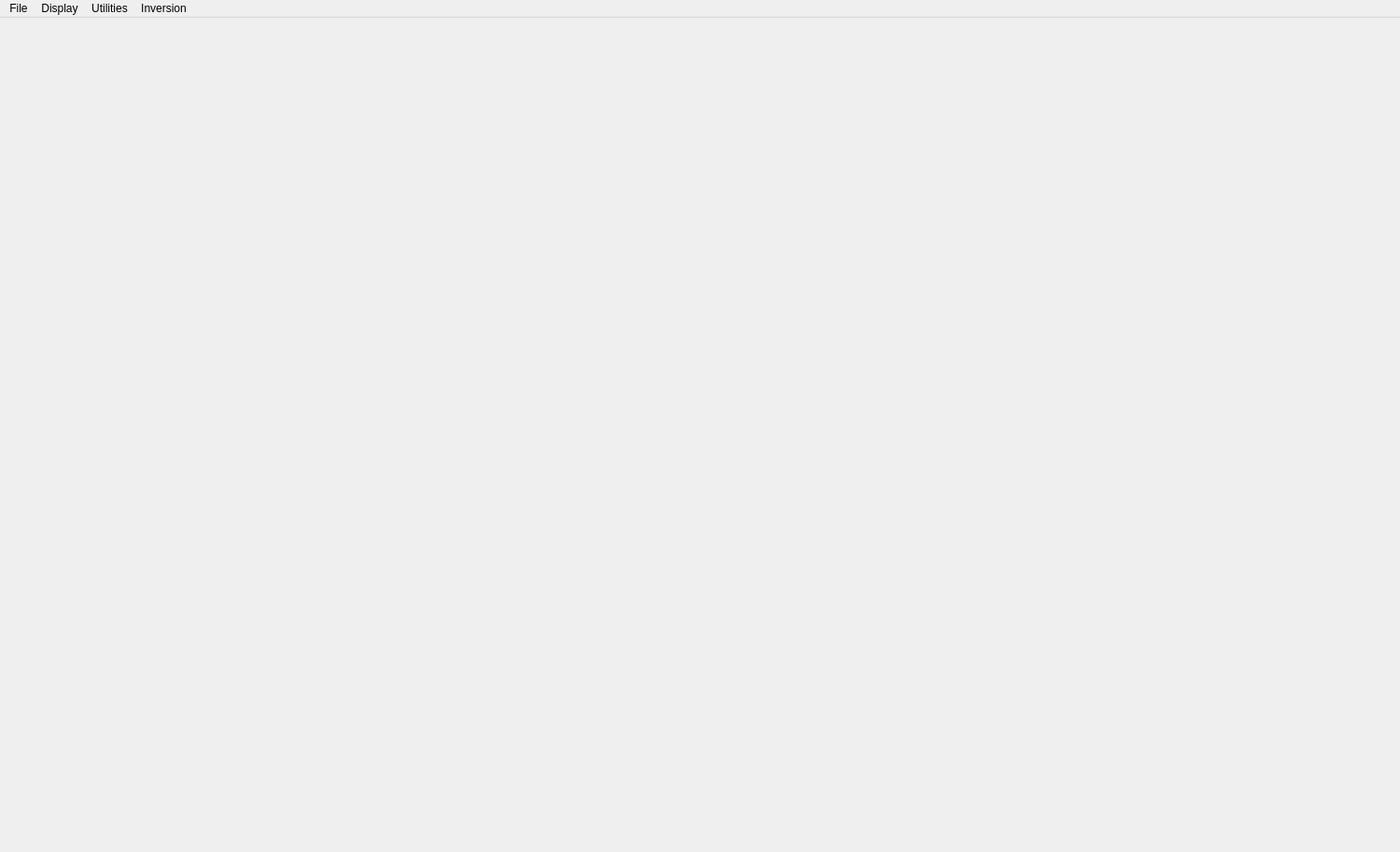
<?xml version="1.0" encoding="UTF-8"?>
<ui version="4.0">
 <class>MainWindow</class>
 <widget class="QMainWindow" name="MainWindow">
  <property name="geometry">
   <rect>
    <x>0</x>
    <y>0</y>
    <width>1500</width>
    <height>913</height>
   </rect>
  </property>
  <property name="windowTitle">
   <string>MainWindow</string>
  </property>
  <widget class="QWidget" name="centralwidget">
   <layout class="QHBoxLayout" name="horizontalLayout">
    <item>
     <widget class="QWidget" name="mplwindow" native="true">
      <property name="enabled">
       <bool>true</bool>
      </property>
      <property name="sizePolicy">
       <sizepolicy hsizetype="Expanding" vsizetype="Preferred">
        <horstretch>0</horstretch>
        <verstretch>0</verstretch>
       </sizepolicy>
      </property>
      <layout class="QVBoxLayout" name="mplvl"/>
     </widget>
    </item>
   </layout>
  </widget>
  <widget class="QMenuBar" name="menubar">
   <property name="geometry">
    <rect>
     <x>0</x>
     <y>0</y>
     <width>1500</width>
     <height>31</height>
    </rect>
   </property>
   <widget class="QMenu" name="menuFile">
    <property name="title">
     <string>File</string>
    </property>
    <addaction name="addData"/>
    <addaction name="saveSTN"/>
    <addaction name="saveDat"/>
    <addaction name="saveGXF"/>
    <addaction name="separator"/>
    <addaction name="readBase"/>
    <addaction name="save_base"/>
    <addaction name="separator"/>
    <addaction name="Save_plot"/>
    <addaction name="separator"/>
    <addaction name="geography"/>
    <addaction name="quitAction"/>
   </widget>
   <widget class="QMenu" name="plotMenu">
    <property name="title">
     <string>Display</string>
    </property>
    <addaction name="originalPlot"/>
    <addaction name="actualPlot"/>
    <addaction name="change_file"/>
    <addaction name="join"/>
    <addaction name="separator"/>
    <addaction name="plotLine"/>
    <addaction name="basePlot"/>
    <addaction name="medianPlot"/>
    <addaction name="plotGradient"/>
    <addaction name="plotGeo"/>
    <addaction name="plotGrid"/>
    <addaction name="plotLineaments"/>
    <addaction name="fill"/>
    <addaction name="measurement_points"/>
    <addaction name="separator"/>
    <addaction name="zoom"/>
    <addaction name="zoom_Out"/>
    <addaction name="zoom_In"/>
    <addaction name="zoom_Initial"/>
    <addaction name="separator"/>
    <addaction name="changeQuantile"/>
    <addaction name="secondLine"/>
   </widget>
   <widget class="QMenu" name="Utilities">
    <property name="title">
     <string>Utilities</string>
    </property>
    <addaction name="originalData"/>
    <addaction name="cleanData"/>
    <addaction name="timeCorrect"/>
    <addaction name="diurnalCorrection"/>
    <addaction name="medianJustify"/>
    <addaction name="gaussJustify"/>
    <addaction name="interpolate"/>
    <addaction name="poleReduction"/>
    <addaction name="prolongation"/>
    <addaction name="tiltAngle"/>
    <addaction name="analytic"/>
    <addaction name="lineFFT"/>
    <addaction name="Spector_2D"/>
   </widget>
   <widget class="QMenu" name="Inversion">
    <property name="title">
     <string>Inversion</string>
    </property>
    <addaction name="inv2D"/>
    <addaction name="inv3D"/>
    <addaction name="synthetic"/>
   </widget>
   <addaction name="menuFile"/>
   <addaction name="plotMenu"/>
   <addaction name="Utilities"/>
   <addaction name="Inversion"/>
  </widget>
  <action name="actionPlot">
   <property name="text">
    <string>Display</string>
   </property>
  </action>
  <action name="actualPlot">
   <property name="enabled">
    <bool>true</bool>
   </property>
   <property name="text">
    <string>Plot treated data</string>
   </property>
   <property name="shortcut">
    <string>T</string>
   </property>
  </action>
  <action name="addData">
   <property name="text">
    <string>Get additional data files</string>
   </property>
   <property name="shortcut">
    <string>Shift+D</string>
   </property>
  </action>
  <action name="quitAction">
   <property name="text">
    <string>Quit</string>
   </property>
   <property name="toolTip">
    <string>Quit app</string>
   </property>
   <property name="shortcut">
    <string>Ctrl+Q</string>
   </property>
  </action>
  <action name="medianPlot">
   <property name="text">
    <string>Plot medians</string>
   </property>
   <property name="shortcut">
    <string>M</string>
   </property>
  </action>
  <action name="distanceGather">
   <property name="text">
    <string>Distance gather</string>
   </property>
   <property name="shortcut">
    <string>D</string>
   </property>
  </action>
  <action name="zoom">
   <property name="enabled">
    <bool>false</bool>
   </property>
   <property name="text">
    <string>Zoom</string>
   </property>
   <property name="shortcut">
    <string>Z</string>
   </property>
  </action>
  <action name="zoom_Out">
   <property name="enabled">
    <bool>false</bool>
   </property>
   <property name="text">
    <string>Zoom out</string>
   </property>
   <property name="shortcut">
    <string>Ctrl+Z</string>
   </property>
  </action>
  <action name="zoom_Initial">
   <property name="enabled">
    <bool>false</bool>
   </property>
   <property name="text">
    <string>Zoom initial</string>
   </property>
   <property name="shortcut">
    <string>Alt+Z</string>
   </property>
  </action>
  <action name="interpolate">
   <property name="text">
    <string>Interpolate</string>
   </property>
   <property name="toolTip">
    <string>Interpolate inside a convexly shaped area</string>
   </property>
   <property name="statusTip">
    <string/>
   </property>
   <property name="shortcut">
    <string>Ctrl+I</string>
   </property>
  </action>
  <action name="medianJustify">
   <property name="text">
    <string>Reduce direction effect by median</string>
   </property>
   <property name="toolTip">
    <string>Reduce direction effect adjusting medians</string>
   </property>
   <property name="shortcut">
    <string>Ctrl+M</string>
   </property>
  </action>
  <action name="StaLta">
   <property name="text">
    <string>STA_LTA</string>
   </property>
   <property name="shortcut">
    <string>Shift+P</string>
   </property>
  </action>
  <action name="PlotPicks">
   <property name="enabled">
    <bool>false</bool>
   </property>
   <property name="text">
    <string>Plot Picks</string>
   </property>
  </action>
  <action name="MovePicks">
   <property name="enabled">
    <bool>false</bool>
   </property>
   <property name="text">
    <string>Move Picks</string>
   </property>
   <property name="shortcut">
    <string>Ctrl+M</string>
   </property>
  </action>
  <action name="ManualPicks">
   <property name="text">
    <string>Manual picks</string>
   </property>
   <property name="shortcut">
    <string>M</string>
   </property>
  </action>
  <action name="FrequencyFilter">
   <property name="text">
    <string>Frequency</string>
   </property>
   <property name="shortcut">
    <string>Ctrl+F</string>
   </property>
  </action>
  <action name="originalDataAll">
   <property name="text">
    <string>Original data all shots</string>
   </property>
   <property name="shortcut">
    <string>Shift+O</string>
   </property>
  </action>
  <action name="erasePicks">
   <property name="text">
    <string>Erase all picks</string>
   </property>
   <property name="shortcut">
    <string>Ctrl+E</string>
   </property>
  </action>
  <action name="TraceSign">
   <property name="text">
    <string>Change trace sign</string>
   </property>
   <property name="toolTip">
    <string>change sign of 1 trace</string>
   </property>
   <property name="shortcut">
    <string>I</string>
   </property>
  </action>
  <action name="ChangeSign">
   <property name="text">
    <string>Change sign</string>
   </property>
   <property name="toolTip">
    <string>change sign of all traces</string>
   </property>
   <property name="shortcut">
    <string>Ctrl+I</string>
   </property>
  </action>
  <action name="readBase">
   <property name="enabled">
    <bool>true</bool>
   </property>
   <property name="text">
    <string>Get base station data</string>
   </property>
   <property name="toolTip">
    <string>Choose base station data file(s)</string>
   </property>
   <property name="shortcut">
    <string>Shift+B</string>
   </property>
  </action>
  <action name="CorrelationPicks">
   <property name="enabled">
    <bool>true</bool>
   </property>
   <property name="text">
    <string>Correlation picks</string>
   </property>
   <property name="toolTip">
    <string>picking by cross correlation</string>
   </property>
   <property name="shortcut">
    <string>Shift+C</string>
   </property>
  </action>
  <action name="AmpPicks">
   <property name="text">
    <string>Amplitude picks</string>
   </property>
   <property name="shortcut">
    <string>Ctrl+A</string>
   </property>
  </action>
  <action name="MuteTrace">
   <property name="text">
    <string>Mute/recover trace</string>
   </property>
   <property name="toolTip">
    <string>Click near trace to be muted or recovered</string>
   </property>
   <property name="shortcut">
    <string>Ctrl+T</string>
   </property>
  </action>
  <action name="PlotCalculatedTimes">
   <property name="checkable">
    <bool>true</bool>
   </property>
   <property name="enabled">
    <bool>false</bool>
   </property>
   <property name="text">
    <string>Plot calculated times </string>
   </property>
   <property name="toolTip">
    <string>Plot calculated travel times</string>
   </property>
  </action>
  <action name="StorePicks">
   <property name="text">
    <string>Store picks</string>
   </property>
   <property name="toolTip">
    <string>Store Picks in file picks.dat</string>
   </property>
   <property name="shortcut">
    <string>Ctrl+S</string>
   </property>
  </action>
  <action name="MuteAir">
   <property name="text">
    <string>Mute air wave</string>
   </property>
   <property name="shortcut">
    <string>A</string>
   </property>
  </action>
  <action name="Air_wave_fk">
   <property name="text">
    <string>Air_wave fk</string>
   </property>
   <property name="toolTip">
    <string>Eliminate air waves by fk-filter</string>
   </property>
   <property name="shortcut">
    <string>Shift+A</string>
   </property>
  </action>
  <action name="MuteBefore">
   <property name="text">
    <string>Mute before line</string>
   </property>
   <property name="toolTip">
    <string>Mute before line drawn</string>
   </property>
   <property name="shortcut">
    <string>L</string>
   </property>
  </action>
  <action name="Vel_filter">
   <property name="text">
    <string>Velocity filter</string>
   </property>
   <property name="toolTip">
    <string>Velocity filter</string>
   </property>
   <property name="shortcut">
    <string>Ctrl+V</string>
   </property>
  </action>
  <action name="Save_Bin">
   <property name="text">
    <string>Save_Binary</string>
   </property>
   <property name="toolTip">
    <string>Save just binary data of all files</string>
   </property>
   <property name="shortcut">
    <string>B</string>
   </property>
  </action>
  <action name="saveSTN">
   <property name="enabled">
    <bool>false</bool>
   </property>
   <property name="text">
    <string>Save magnetic data stn format</string>
   </property>
   <property name="toolTip">
    <string>Save actual data to stn file</string>
   </property>
   <property name="shortcut">
    <string>S</string>
   </property>
  </action>
  <action name="t_Gain">
   <property name="checkable">
    <bool>true</bool>
   </property>
   <property name="text">
    <string>Time gain</string>
   </property>
  </action>
  <action name="d_Gain">
   <property name="checkable">
    <bool>true</bool>
   </property>
   <property name="text">
    <string>Distance gain</string>
   </property>
  </action>
  <action name="Agc">
   <property name="checkable">
    <bool>true</bool>
   </property>
   <property name="text">
    <string>AGC</string>
   </property>
  </action>
  <action name="t_Norm">
   <property name="checkable">
    <bool>true</bool>
   </property>
   <property name="checked">
    <bool>true</bool>
   </property>
   <property name="enabled">
    <bool>false</bool>
   </property>
   <property name="text">
    <string>Trace normalize</string>
   </property>
  </action>
  <action name="MuteAfter">
   <property name="text">
    <string>Mute after line</string>
   </property>
   <property name="shortcut">
    <string>Shift+L</string>
   </property>
  </action>
  <action name="FiltTrace">
   <property name="text">
    <string>Frequency filter single trace</string>
   </property>
  </action>
  <action name="basePlot">
   <property name="enabled">
    <bool>false</bool>
   </property>
   <property name="text">
    <string>Plot base station data</string>
   </property>
   <property name="shortcut">
    <string>B</string>
   </property>
  </action>
  <action name="Save_ASCII">
   <property name="text">
    <string>Save_ASCII</string>
   </property>
  </action>
  <action name="gaussJustify">
   <property name="enabled">
    <bool>false</bool>
   </property>
   <property name="text">
    <string>Reduce direction effect by Gauss</string>
   </property>
   <property name="toolTip">
    <string>Use Gauss transform to eliminate directional effect</string>
   </property>
   <property name="shortcut">
    <string>Ctrl+G</string>
   </property>
  </action>
  <action name="StoreGimli">
   <property name="text">
    <string>Store Gimli format</string>
   </property>
   <property name="toolTip">
    <string>Store Picks in Gimli format (file pics.sgt)</string>
   </property>
  </action>
  <action name="Modelled_arrivals">
   <property name="checkable">
    <bool>true</bool>
   </property>
   <property name="enabled">
    <bool>true</bool>
   </property>
   <property name="text">
    <string>Plot modelled arrivals</string>
   </property>
   <property name="toolTip">
    <string>Plot modelled arrival times on seismograms</string>
   </property>
  </action>
  <action name="Save_plot">
   <property name="text">
    <string>Save Plot</string>
   </property>
   <property name="iconText">
    <string>Save Plot</string>
   </property>
   <property name="shortcut">
    <string>Shift+P</string>
   </property>
  </action>
  <action name="diurnalCorrection">
   <property name="text">
    <string>Apply diurnal correction</string>
   </property>
   <property name="shortcut">
    <string>Ctrl+D</string>
   </property>
  </action>
  <action name="Change_colors">
   <property name="enabled">
    <bool>false</bool>
   </property>
   <property name="text">
    <string>Change colors tomo</string>
   </property>
   <property name="toolTip">
    <string>Change color scale and depth limit after tomography</string>
   </property>
   <property name="shortcut">
    <string>C</string>
   </property>
  </action>
  <action name="Uncertainty_change">
   <property name="text">
    <string>Uncertainty change</string>
   </property>
   <property name="shortcut">
    <string>Shift+U</string>
   </property>
  </action>
  <action name="zoom_In">
   <property name="enabled">
    <bool>false</bool>
   </property>
   <property name="text">
    <string>Zoom in</string>
   </property>
   <property name="toolTip">
    <string>zoom into next higher zoom</string>
   </property>
   <property name="shortcut">
    <string>Shift+Z</string>
   </property>
  </action>
  <action name="originalPlot">
   <property name="text">
    <string>Plot original data</string>
   </property>
   <property name="shortcut">
    <string>O</string>
   </property>
  </action>
  <action name="fill">
   <property name="checkable">
    <bool>true</bool>
   </property>
   <property name="enabled">
    <bool>false</bool>
   </property>
   <property name="text">
    <string>Plot filled rectangle</string>
   </property>
   <property name="toolTip">
    <string>Fill nans by extrapolation with inverse squarde distance weighting</string>
   </property>
   <property name="shortcut">
    <string>Ctrl+F</string>
   </property>
  </action>
  <action name="Animation">
   <property name="text">
    <string>Wave animation</string>
   </property>
   <property name="shortcut">
    <string>W</string>
   </property>
  </action>
  <action name="Save_SEG2">
   <property name="text">
    <string>Save SEG2</string>
   </property>
   <property name="statusTip">
    <string>Sae file(s) in SEG2 Format</string>
   </property>
   <property name="shortcut">
    <string>2</string>
   </property>
  </action>
  <action name="Attenuation">
   <property name="text">
    <string>Attenuation</string>
   </property>
   <property name="shortcut">
    <string>Q</string>
   </property>
  </action>
  <action name="plotAllPicks">
   <property name="text">
    <string>Plot all picks</string>
   </property>
   <property name="shortcut">
    <string>Alt+P</string>
   </property>
  </action>
  <action name="Save_headers">
   <property name="text">
    <string>Save headers</string>
   </property>
   <property name="toolTip">
    <string>Save headers of each data file to ASCII file</string>
   </property>
   <property name="shortcut">
    <string>H</string>
   </property>
  </action>
  <action name="component">
   <property name="enabled">
    <bool>false</bool>
   </property>
   <property name="text">
    <string>Choose component</string>
   </property>
   <property name="toolTip">
    <string>Choose geophone component to be plotted</string>
   </property>
   <property name="shortcut">
    <string>G</string>
   </property>
  </action>
  <action name="Pseudo_velocity">
   <property name="enabled">
    <bool>false</bool>
   </property>
   <property name="text">
    <string>Pseudo-velocities</string>
   </property>
   <property name="toolTip">
    <string>Plot pseudo-velocity profile</string>
   </property>
   <property name="shortcut">
    <string>V</string>
   </property>
  </action>
  <action name="phaseAngles">
   <property name="checkable">
    <bool>true</bool>
   </property>
   <property name="enabled">
    <bool>false</bool>
   </property>
   <property name="text">
    <string>Phase-angles</string>
   </property>
   <property name="toolTip">
    <string>Phase-angles for 2C or 3C data</string>
   </property>
  </action>
  <action name="poleReduction">
   <property name="enabled">
    <bool>false</bool>
   </property>
   <property name="text">
    <string>Pole reduction</string>
   </property>
   <property name="toolTip">
    <string>Reduce anomalies to magnetic pole</string>
   </property>
   <property name="shortcut">
    <string>Ctrl+P</string>
   </property>
  </action>
  <action name="originalData">
   <property name="text">
    <string>Restart with original data</string>
   </property>
   <property name="toolTip">
    <string>Restart data treatment at scratch</string>
   </property>
   <property name="shortcut">
    <string>Ctrl+R</string>
   </property>
  </action>
  <action name="cleanData">
   <property name="text">
    <string>Clean data</string>
   </property>
   <property name="shortcut">
    <string>Ctrl+K</string>
   </property>
  </action>
  <action name="changeQuantile">
   <property name="text">
    <string>Change color scale</string>
   </property>
   <property name="toolTip">
    <string>Change quantile for plotting color scale</string>
   </property>
   <property name="shortcut">
    <string>Q</string>
   </property>
  </action>
  <action name="plotLine">
   <property name="text">
    <string>Plot single Line</string>
   </property>
   <property name="shortcut">
    <string>L</string>
   </property>
  </action>
  <action name="saveDat">
   <property name="text">
    <string>Save .dat format</string>
   </property>
   <property name="shortcut">
    <string>F</string>
   </property>
  </action>
  <action name="lineFFT">
   <property name="enabled">
    <bool>false</bool>
   </property>
   <property name="text">
    <string>Spector 1D</string>
   </property>
   <property name="shortcut">
    <string>Shift+F</string>
   </property>
  </action>
  <action name="save_base">
   <property name="text">
    <string>Save base data</string>
   </property>
   <property name="toolTip">
    <string>Save base station data</string>
   </property>
   <property name="shortcut">
    <string>Ctrl+B</string>
   </property>
  </action>
  <action name="plotGradient">
   <property name="checkable">
    <bool>true</bool>
   </property>
   <property name="checked">
    <bool>false</bool>
   </property>
   <property name="text">
    <string>Plot gradient</string>
   </property>
   <property name="shortcut">
    <string>G</string>
   </property>
  </action>
  <action name="tiltAngle">
   <property name="enabled">
    <bool>false</bool>
   </property>
   <property name="text">
    <string>Tilt angle</string>
   </property>
   <property name="toolTip">
    <string>Caclulate tilt angle</string>
   </property>
   <property name="shortcut">
    <string>Ctrl+T</string>
   </property>
  </action>
  <action name="secondLine">
   <property name="text">
    <string>Every second line</string>
   </property>
   <property name="shortcut">
    <string>2</string>
   </property>
  </action>
  <action name="prolongation">
   <property name="enabled">
    <bool>false</bool>
   </property>
   <property name="text">
    <string>Upward continuation</string>
   </property>
   <property name="shortcut">
    <string>Ctrl+U</string>
   </property>
  </action>
  <action name="analytic">
   <property name="enabled">
    <bool>false</bool>
   </property>
   <property name="text">
    <string>Analytic signal</string>
   </property>
   <property name="shortcut">
    <string>Ctrl+H</string>
   </property>
  </action>
  <action name="geography">
   <property name="text">
    <string>Get geography data</string>
   </property>
   <property name="shortcut">
    <string>Shift+G</string>
   </property>
  </action>
  <action name="plotGeo">
   <property name="checkable">
    <bool>true</bool>
   </property>
   <property name="checked">
    <bool>true</bool>
   </property>
   <property name="enabled">
    <bool>false</bool>
   </property>
   <property name="text">
    <string>Plot geography</string>
   </property>
   <property name="toolTip">
    <string>Plot geography information</string>
   </property>
   <property name="shortcut">
    <string>Alt+G</string>
   </property>
  </action>
  <action name="plotGrid">
   <property name="checkable">
    <bool>true</bool>
   </property>
   <property name="checked">
    <bool>true</bool>
   </property>
   <property name="text">
    <string>Plot grid</string>
   </property>
   <property name="shortcut">
    <string>X</string>
   </property>
  </action>
  <action name="plotLineaments">
   <property name="checkable">
    <bool>true</bool>
   </property>
   <property name="checked">
    <bool>true</bool>
   </property>
   <property name="enabled">
    <bool>false</bool>
   </property>
   <property name="text">
    <string>Plot lineaments</string>
   </property>
   <property name="shortcut">
    <string>Shift+L</string>
   </property>
  </action>
  <action name="Spector_2D">
   <property name="enabled">
    <bool>false</bool>
   </property>
   <property name="text">
    <string>Spector 2D</string>
   </property>
   <property name="shortcut">
    <string>Alt+F</string>
   </property>
  </action>
  <action name="change_file">
   <property name="enabled">
    <bool>false</bool>
   </property>
   <property name="text">
    <string>Change data file</string>
   </property>
   <property name="shortcut">
    <string>D</string>
   </property>
  </action>
  <action name="join">
   <property name="enabled">
    <bool>false</bool>
   </property>
   <property name="text">
    <string>Join data sets</string>
   </property>
   <property name="shortcut">
    <string>J</string>
   </property>
  </action>
  <action name="adjust">
   <property name="enabled">
    <bool>false</bool>
   </property>
   <property name="text">
    <string>Adjust block differences</string>
   </property>
   <property name="shortcut">
    <string>Ctrl+A</string>
   </property>
  </action>
  <action name="inv2D">
   <property name="text">
    <string>2.5D inversion</string>
   </property>
   <property name="shortcut">
    <string>I</string>
   </property>
  </action>
  <action name="inv3D">
   <property name="text">
    <string>3D inversion</string>
   </property>
   <property name="shortcut">
    <string>3</string>
   </property>
  </action>
  <action name="timeCorrect">
   <property name="text">
    <string>Correct time</string>
   </property>
   <property name="toolTip">
    <string>Correct time of magnetometer data. The day may be easily corrected with e text editor. Here, only the hour/minute/second is corrected</string>
   </property>
   <property name="shortcut">
    <string>Shift+C</string>
   </property>
  </action>
  <action name="synthetic">
   <property name="text">
    <string>Synthetic model</string>
   </property>
   <property name="shortcut">
    <string>Shift+S</string>
   </property>
  </action>
  <action name="saveGXF">
   <property name="enabled">
    <bool>false</bool>
   </property>
   <property name="text">
    <string>Save .GXF format</string>
   </property>
   <property name="shortcut">
    <string>Shift+X</string>
   </property>
  </action>
  <action name="measurement_points">
   <property name="checkable">
    <bool>true</bool>
   </property>
   <property name="text">
    <string>Plot measurement points</string>
   </property>
   <property name="shortcut">
    <string>Shift+M</string>
   </property>
  </action>
 </widget>
 <resources/>
 <connections/>
</ui>
